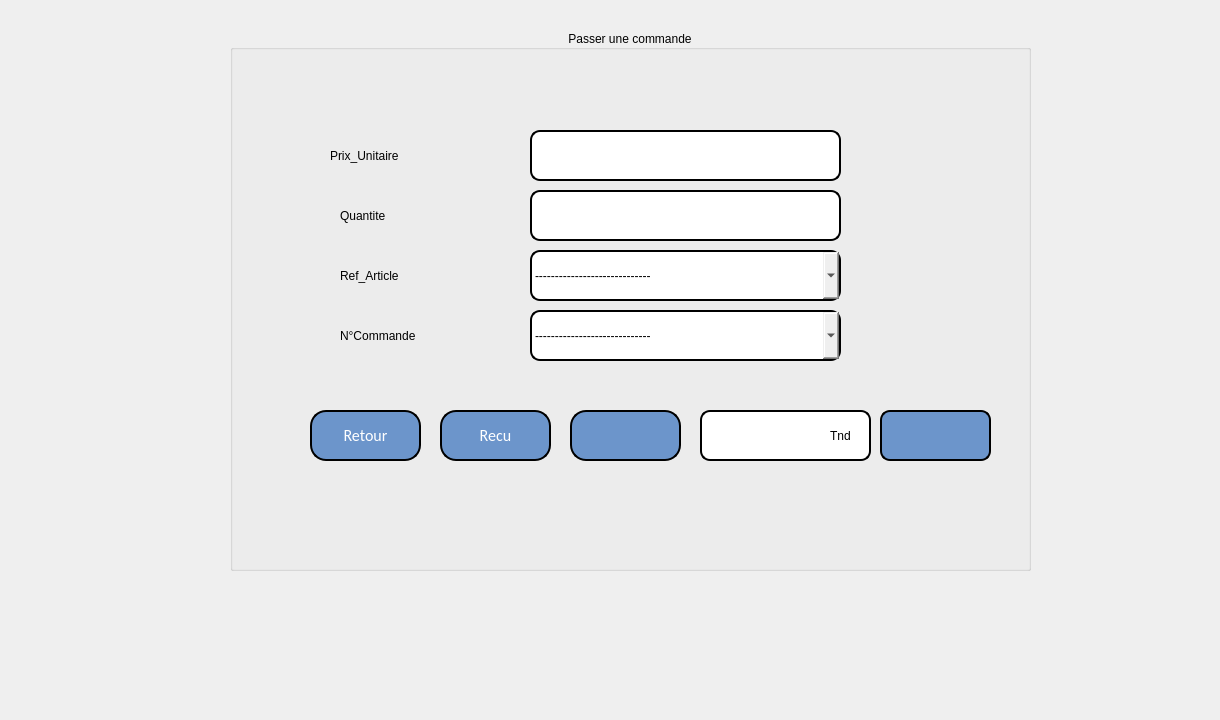
      <widget class="QWidget" name="tab_7">
       <attribute name="title">
        <string>Passer une Commande</string>
       </attribute>
       <widget class="QLabel" name="label_66">
        <property name="geometry">
         <rect>
          <x>-20</x>
          <y>-30</y>
          <width>1211</width>
          <height>711</height>
         </rect>
        </property>
        <property name="text">
         <string/>
        </property>
        <property name="pixmap">
         <pixmap resource="resource.qrc">:/image/wt.jpg</pixmap>
        </property>
       </widget>
       <widget class="QGroupBox" name="groupBox_16">
        <property name="geometry">
         <rect>
          <x>230</x>
          <y>30</y>
          <width>801</width>
          <height>541</height>
         </rect>
        </property>
        <property name="styleSheet">
         <string notr="true">font: 75 20pt &quot;Script MT Bold&quot;;</string>
        </property>
        <property name="title">
         <string>Passer une commande</string>
        </property>
        <property name="alignment">
         <set>Qt::AlignCenter</set>
        </property>
        <widget class="QComboBox" name="comboBox_12">
         <property name="geometry">
          <rect>
           <x>300</x>
           <y>280</y>
           <width>311</width>
           <height>51</height>
          </rect>
         </property>
         <property name="styleSheet">
          <string notr="true">border: 2px solid black;
border-radius: 10px;</string>
         </property>
         <item>
          <property name="text">
           <string>-----------------------------</string>
          </property>
         </item>
        </widget>
        <widget class="QComboBox" name="comboBox_13">
         <property name="geometry">
          <rect>
           <x>300</x>
           <y>220</y>
           <width>311</width>
           <height>51</height>
          </rect>
         </property>
         <property name="styleSheet">
          <string notr="true">border: 2px solid black;
border-radius: 10px;</string>
         </property>
         <item>
          <property name="text">
           <string>-----------------------------</string>
          </property>
         </item>
        </widget>
        <widget class="QLineEdit" name="N_fact_9">
         <property name="geometry">
          <rect>
           <x>300</x>
           <y>100</y>
           <width>311</width>
           <height>51</height>
          </rect>
         </property>
         <property name="layoutDirection">
          <enum>Qt::RightToLeft</enum>
         </property>
         <property name="styleSheet">
          <string notr="true">border: 2px solid black;
border-radius: 10px;</string>
         </property>
        </widget>
        <widget class="QLineEdit" name="N_fact_10">
         <property name="geometry">
          <rect>
           <x>300</x>
           <y>160</y>
           <width>311</width>
           <height>51</height>
          </rect>
         </property>
         <property name="layoutDirection">
          <enum>Qt::RightToLeft</enum>
         </property>
         <property name="styleSheet">
          <string notr="true">border: 2px solid black;
border-radius: 10px;</string>
         </property>
        </widget>
        <widget class="QPushButton" name="ajouter_c">
         <property name="geometry">
          <rect>
           <x>340</x>
           <y>380</y>
           <width>111</width>
           <height>51</height>
          </rect>
         </property>
         <property name="layoutDirection">
          <enum>Qt::RightToLeft</enum>
         </property>
         <property name="styleSheet">
          <string notr="true"> border: 2px solid black;
border-radius: 10px;
  color: white;
  padding: 20px;
  text-align: center;
  
font-family:calibri;
  display: inline-block;
  font-size: 16px;
 
  border-radius : 16px;
background-color:rgb(108, 149, 203)</string>
         </property>
         <property name="text">
          <string/>
         </property>
         <property name="icon">
          <iconset resource="resource.qrc">
           <normaloff>:/image/icons8-add-50.png</normaloff>:/image/icons8-add-50.png</iconset>
         </property>
         <property name="iconSize">
          <size>
           <width>30</width>
           <height>30</height>
          </size>
         </property>
        </widget>
        <widget class="QPushButton" name="retour">
         <property name="geometry">
          <rect>
           <x>80</x>
           <y>380</y>
           <width>111</width>
           <height>51</height>
          </rect>
         </property>
         <property name="styleSheet">
          <string notr="true"> border: 2px solid black;
border-radius: 10px;
  color: white;
  padding: 10px;
  text-align: center;
  
font-family:calibri;
  display: inline-block;
  font-size: 16px;
 
  border-radius : 16px;
background-color:rgb(108, 149, 203)</string>
         </property>
         <property name="text">
          <string>Retour</string>
         </property>
         <property name="icon">
          <iconset resource="resource.qrc">
           <normaloff>:/image/icons8-return-50 (1).png</normaloff>:/image/icons8-return-50 (1).png</iconset>
         </property>
        </widget>
        <widget class="QLabel" name="label_100">
         <property name="geometry">
          <rect>
           <x>100</x>
           <y>110</y>
           <width>201</width>
           <height>31</height>
          </rect>
         </property>
         <property name="text">
          <string>Prix_Unitaire</string>
         </property>
        </widget>
        <widget class="QLabel" name="label_101">
         <property name="geometry">
          <rect>
           <x>110</x>
           <y>160</y>
           <width>111</width>
           <height>51</height>
          </rect>
         </property>
         <property name="text">
          <string>Quantite</string>
         </property>
        </widget>
        <widget class="QLabel" name="label_102">
         <property name="geometry">
          <rect>
           <x>110</x>
           <y>230</y>
           <width>171</width>
           <height>31</height>
          </rect>
         </property>
         <property name="text">
          <string>Ref_Article</string>
         </property>
        </widget>
        <widget class="QLabel" name="label_103">
         <property name="geometry">
          <rect>
           <x>110</x>
           <y>280</y>
           <width>191</width>
           <height>51</height>
          </rect>
         </property>
         <property name="text">
          <string>N°Commande</string>
         </property>
        </widget>
        <widget class="QLineEdit" name="lineEdit_13">
         <property name="geometry">
          <rect>
           <x>470</x>
           <y>380</y>
           <width>171</width>
           <height>51</height>
          </rect>
         </property>
         <property name="styleSheet">
          <string notr="true">border: 2px solid black;
border-radius: 10px;</string>
         </property>
        </widget>
        <widget class="QLabel" name="label_104">
         <property name="geometry">
          <rect>
           <x>600</x>
           <y>390</y>
           <width>81</width>
           <height>31</height>
          </rect>
         </property>
         <property name="styleSheet">
          <string notr="true">font: 75 10pt &quot;Script MT Bold&quot;;</string>
         </property>
         <property name="text">
          <string>Tnd</string>
         </property>
        </widget>
        <widget class="QPushButton" name="recu_pdf_2">
         <property name="geometry">
          <rect>
           <x>210</x>
           <y>380</y>
           <width>111</width>
           <height>51</height>
          </rect>
         </property>
         <property name="styleSheet">
          <string notr="true"> border: 2px solid black;
border-radius: 10px;
  color: white;
  padding: 10px;
  text-align: center;
  
font-family:calibri;
  display: inline-block;
  font-size: 16px;
 
  border-radius : 16px;
background-color:rgb(108, 149, 203)</string>
         </property>
         <property name="text">
          <string>Recu</string>
         </property>
         <property name="icon">
          <iconset resource="resource.qrc">
           <normaloff>:/image/icons8-pdf-50.png</normaloff>:/image/icons8-pdf-50.png</iconset>
         </property>
         <property name="iconSize">
          <size>
           <width>30</width>
           <height>30</height>
          </size>
         </property>
        </widget>
        <widget class="QPushButton" name="quitter_6">
         <property name="geometry">
          <rect>
           <x>650</x>
           <y>380</y>
           <width>111</width>
           <height>51</height>
          </rect>
         </property>
         <property name="styleSheet">
          <string notr="true"> border: 2px solid black;
border-radius: 10px;
  color: white;
  padding: 8px;
  text-align: center;
  
font-family:calibri;
  display: inline-block;
  font-size: 14px;
 
  border-radius : 10px;
background-color:rgb(108, 149, 203)</string>
         </property>
         <property name="text">
          <string/>
         </property>
         <property name="icon">
          <iconset resource="resource.qrc">
           <normaloff>:/image/icons8-log-out-64.png</normaloff>:/image/icons8-log-out-64.png</iconset>
         </property>
         <property name="iconSize">
          <size>
           <width>30</width>
           <height>30</height>
          </size>
         </property>
        </widget>
       </widget>
       <widget class="QLabel" name="label_93">
        <property name="geometry">
         <rect>
          <x>970</x>
          <y>-10</y>
          <width>231</width>
          <height>221</height>
         </rect>
        </property>
        <property name="text">
         <string/>
        </property>
        <property name="pixmap">
         <pixmap resource="resource.qrc">:/image/Capture d’écran 2022-04-06 014158.png</pixmap>
        </property>
       </widget>
      </widget>
